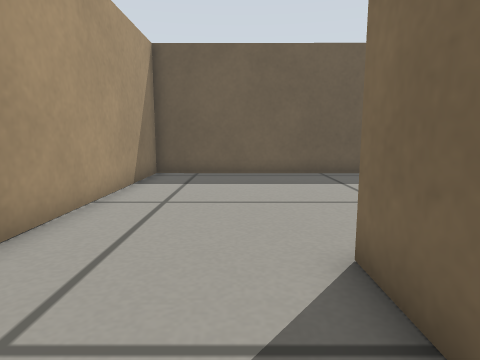
view 1 (above)

16 first-person views from a walk through a world built for the Gazebo simulator. The camera is 0.3 m above the floor, tilts 8° down and sees 75° across. The floor is counted in squares, 0.2 m on a side. Each view is taken from the middle of a square. On the plan, view 1 faces up. The plan holds only what a view shows up to about 15 squares ahead; the rest is blank.

view 2
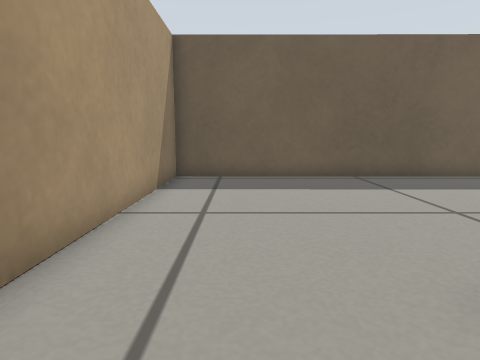

view 3
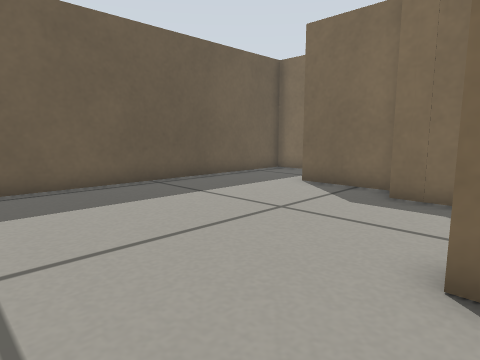

view 4
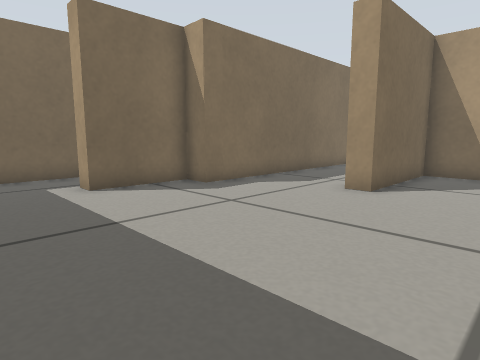

view 5
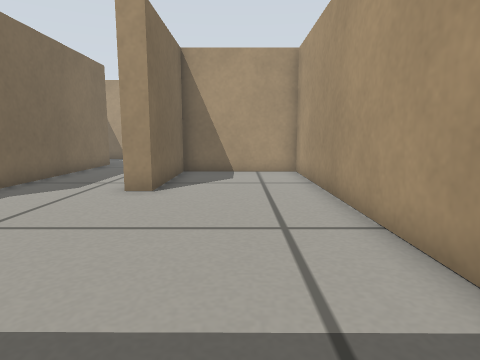

view 6
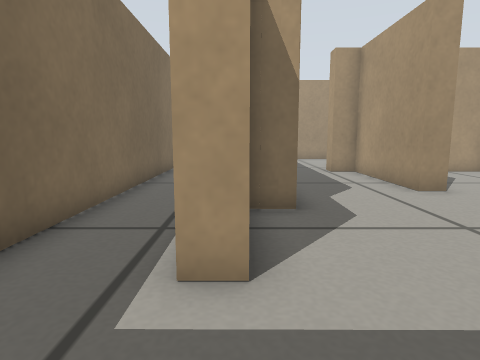

view 7
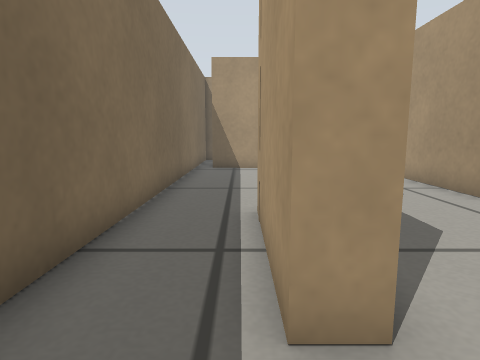

view 8
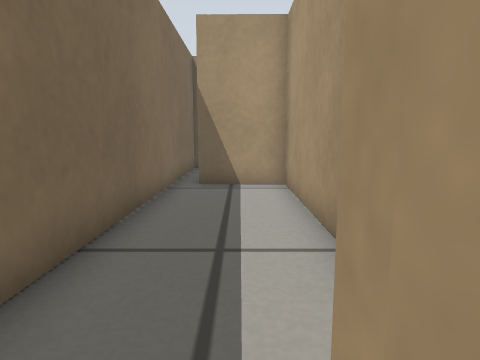

view 9
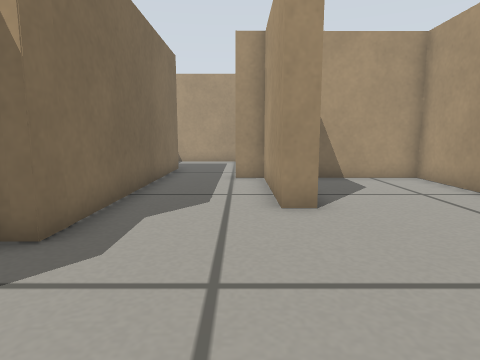

view 10
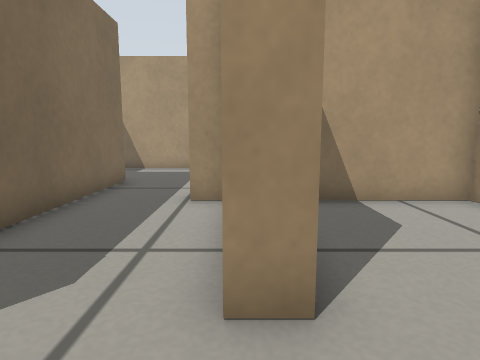

view 11
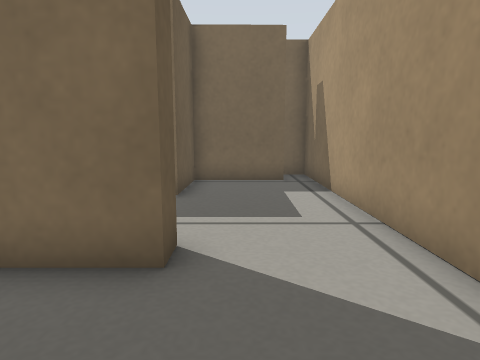

view 12
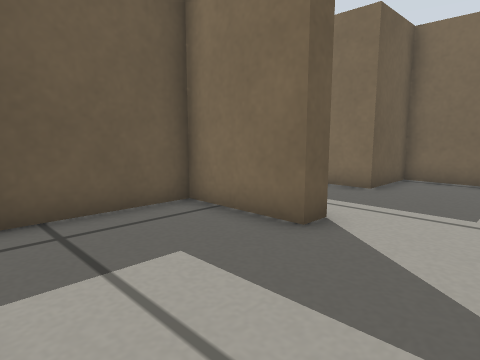

view 13
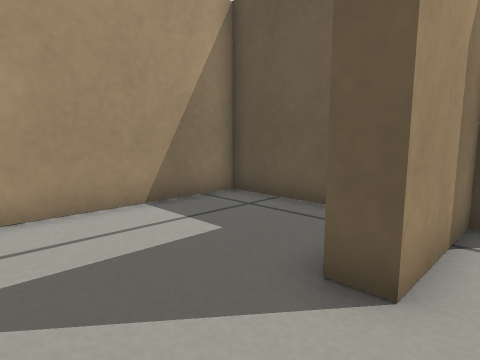

view 14
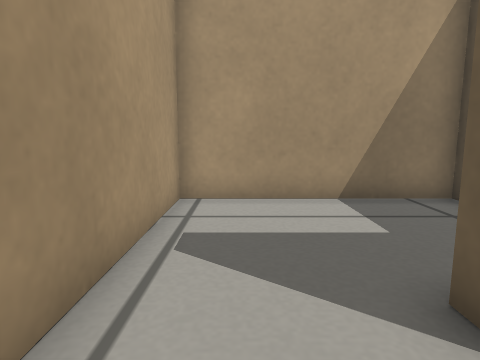

view 15
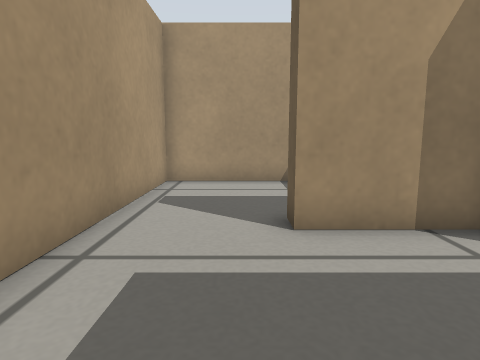

view 16
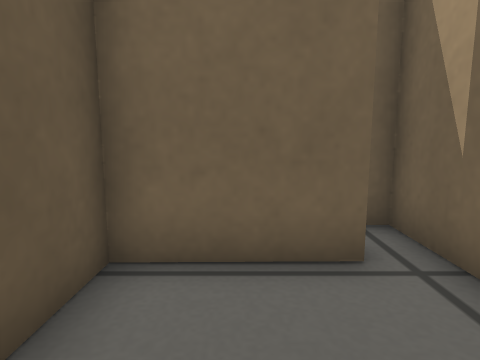

### Floor plan
Points are (right, up) in squares from view 1. A wall is a line through its corners. A room is listed if a view was taken in it or the views show most of it. See-through windows are left out.
Room 1 (views 1, 2, 3, 4, 5, 6, 9, 10)
walls: (5.8, -0.5) (5.8, 5.7) (6.9, 5.7) (6.9, 8.9) (7.8, 8.9); (7.6, 12.5) (-3.4, 12.5) (-3.4, -1.2) (1.4, -1.1) (1.4, 3.6) (2.1, 3.6) (2.1, -1.1) (3.1, -1.1)
ways out: opening at (7, 10.5) to room 2; opening at (4.5, 0) to room 4
Room 2 (views 7, 8)
walls: (6.6, 1.6) (6.6, -3.7) (9.3, -3.7); (7.8, 8.9) (7.6, 4.8); (10.1, -5.5) (10.1, 12.5) (7.6, 12.5)
ways out: opening at (7, 10.5) to room 1
Room 3 (views 11, 12)
walls: (2.1, -5.1) (1.4, -5.1) (1.4, -1.9) (-3.4, -1.9) (-3.4, -8.4) (2.5, -8.4)
ways out: opening at (2, -7) to room 4
Room 4 (views 13, 14, 15, 16)
walls: (2.5, -8.4) (10.1, -8.5) (10.1, -5.5); (2.1, -1.9) (2.1, -5.1); (3.1, -1.1) (3.1, -2); (8.6, -7.6) (8.5, -4.5) (5.8, -4.4) (5.8, -0.5)
ways out: opening at (4.5, 0) to room 1; opening at (2, -7) to room 3

Positions as (right, up) in squares from view 1, and headings:
1: (0, 0), facing up
2: (-1, 1), facing up
3: (-2, 3), facing up-right
4: (-2, 12), facing down-right
5: (-1, 12), facing down
6: (7, 12), facing down
7: (8, 11), facing down
8: (8, 6), facing down
9: (3, 10), facing down
10: (2, 6), facing down
11: (-2, -6), facing right
12: (-3, -8), facing up-right
13: (3, -8), facing up-left
14: (4, -7), facing left
15: (7, -6), facing left
16: (5, -6), facing right
